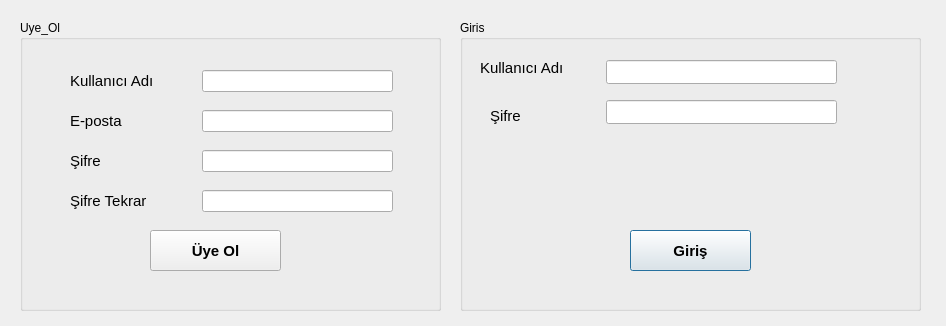
<?xml version="1.0" encoding="UTF-8"?>
<ui version="4.0">
 <class>Dialog</class>
 <widget class="QDialog" name="Dialog">
  <property name="geometry">
   <rect>
    <x>0</x>
    <y>0</y>
    <width>946</width>
    <height>326</height>
   </rect>
  </property>
  <property name="windowTitle">
   <string>Kullanıcı Girişi</string>
  </property>
  <widget class="QGroupBox" name="groupBox">
   <property name="geometry">
    <rect>
     <x>460</x>
     <y>20</y>
     <width>461</width>
     <height>291</height>
    </rect>
   </property>
   <property name="title">
    <string>Giris</string>
   </property>
   <widget class="QLabel" name="lkullanici_adi">
    <property name="geometry">
     <rect>
      <x>20</x>
      <y>40</y>
      <width>141</width>
      <height>16</height>
     </rect>
    </property>
    <property name="font">
     <font>
      <pointsize>11</pointsize>
     </font>
    </property>
    <property name="text">
     <string>Kullanıcı Adı</string>
    </property>
   </widget>
   <widget class="QLineEdit" name="lekullanici_adi">
    <property name="geometry">
     <rect>
      <x>146</x>
      <y>40</y>
      <width>231</width>
      <height>24</height>
     </rect>
    </property>
    <property name="echoMode">
     <enum>QLineEdit::Normal</enum>
    </property>
   </widget>
   <widget class="QLabel" name="lsifre">
    <property name="geometry">
     <rect>
      <x>30</x>
      <y>80</y>
      <width>91</width>
      <height>31</height>
     </rect>
    </property>
    <property name="font">
     <font>
      <pointsize>11</pointsize>
     </font>
    </property>
    <property name="text">
     <string>Şifre</string>
    </property>
   </widget>
   <widget class="QLineEdit" name="lesifre">
    <property name="geometry">
     <rect>
      <x>146</x>
      <y>80</y>
      <width>231</width>
      <height>24</height>
     </rect>
    </property>
    <property name="echoMode">
     <enum>QLineEdit::PasswordEchoOnEdit</enum>
    </property>
   </widget>
   <widget class="QPushButton" name="btngiris">
    <property name="geometry">
     <rect>
      <x>170</x>
      <y>210</y>
      <width>121</width>
      <height>41</height>
     </rect>
    </property>
    <property name="font">
     <font>
      <pointsize>11</pointsize>
      <weight>75</weight>
      <bold>true</bold>
     </font>
    </property>
    <property name="text">
     <string>Giriş</string>
    </property>
   </widget>
  </widget>
  <widget class="QGroupBox" name="groupBox_2">
   <property name="geometry">
    <rect>
     <x>20</x>
     <y>20</y>
     <width>421</width>
     <height>291</height>
    </rect>
   </property>
   <property name="title">
    <string>Uye_Ol</string>
   </property>
   <widget class="QPushButton" name="btnuye_ol">
    <property name="geometry">
     <rect>
      <x>130</x>
      <y>210</y>
      <width>131</width>
      <height>41</height>
     </rect>
    </property>
    <property name="font">
     <font>
      <pointsize>11</pointsize>
      <weight>75</weight>
      <bold>true</bold>
     </font>
    </property>
    <property name="text">
     <string>Üye Ol</string>
    </property>
   </widget>
   <widget class="QLineEdit" name="lekulladiuye">
    <property name="geometry">
     <rect>
      <x>182</x>
      <y>50</y>
      <width>191</width>
      <height>22</height>
     </rect>
    </property>
   </widget>
   <widget class="QLabel" name="lbkulladiuye">
    <property name="geometry">
     <rect>
      <x>50</x>
      <y>50</y>
      <width>131</width>
      <height>21</height>
     </rect>
    </property>
    <property name="font">
     <font>
      <pointsize>11</pointsize>
     </font>
    </property>
    <property name="text">
     <string>Kullanıcı Adı</string>
    </property>
   </widget>
   <widget class="QLabel" name="lposta">
    <property name="geometry">
     <rect>
      <x>50</x>
      <y>90</y>
      <width>81</width>
      <height>21</height>
     </rect>
    </property>
    <property name="font">
     <font>
      <pointsize>11</pointsize>
     </font>
    </property>
    <property name="text">
     <string>E-posta</string>
    </property>
   </widget>
   <widget class="QLabel" name="lsifre_uye">
    <property name="geometry">
     <rect>
      <x>50</x>
      <y>130</y>
      <width>81</width>
      <height>21</height>
     </rect>
    </property>
    <property name="font">
     <font>
      <pointsize>11</pointsize>
     </font>
    </property>
    <property name="text">
     <string>Şifre</string>
    </property>
   </widget>
   <widget class="QLineEdit" name="leposta">
    <property name="geometry">
     <rect>
      <x>182</x>
      <y>90</y>
      <width>191</width>
      <height>22</height>
     </rect>
    </property>
    <property name="inputMethodHints">
     <set>Qt::ImhEmailCharactersOnly</set>
    </property>
   </widget>
   <widget class="QLineEdit" name="lesifre_2">
    <property name="geometry">
     <rect>
      <x>182</x>
      <y>130</y>
      <width>191</width>
      <height>22</height>
     </rect>
    </property>
    <property name="inputMethodHints">
     <set>Qt::ImhNoAutoUppercase|Qt::ImhNoPredictiveText|Qt::ImhSensitiveData</set>
    </property>
    <property name="echoMode">
     <enum>QLineEdit::PasswordEchoOnEdit</enum>
    </property>
   </widget>
   <widget class="QLineEdit" name="lesifre_tekrar">
    <property name="geometry">
     <rect>
      <x>182</x>
      <y>170</y>
      <width>191</width>
      <height>22</height>
     </rect>
    </property>
    <property name="inputMethodHints">
     <set>Qt::ImhNoAutoUppercase|Qt::ImhNoPredictiveText|Qt::ImhSensitiveData</set>
    </property>
    <property name="echoMode">
     <enum>QLineEdit::PasswordEchoOnEdit</enum>
    </property>
   </widget>
   <widget class="QLabel" name="lsifre_tekrar">
    <property name="geometry">
     <rect>
      <x>50</x>
      <y>170</y>
      <width>121</width>
      <height>21</height>
     </rect>
    </property>
    <property name="font">
     <font>
      <pointsize>11</pointsize>
     </font>
    </property>
    <property name="text">
     <string>Şifre Tekrar</string>
    </property>
   </widget>
  </widget>
 </widget>
 <resources/>
 <connections/>
</ui>
